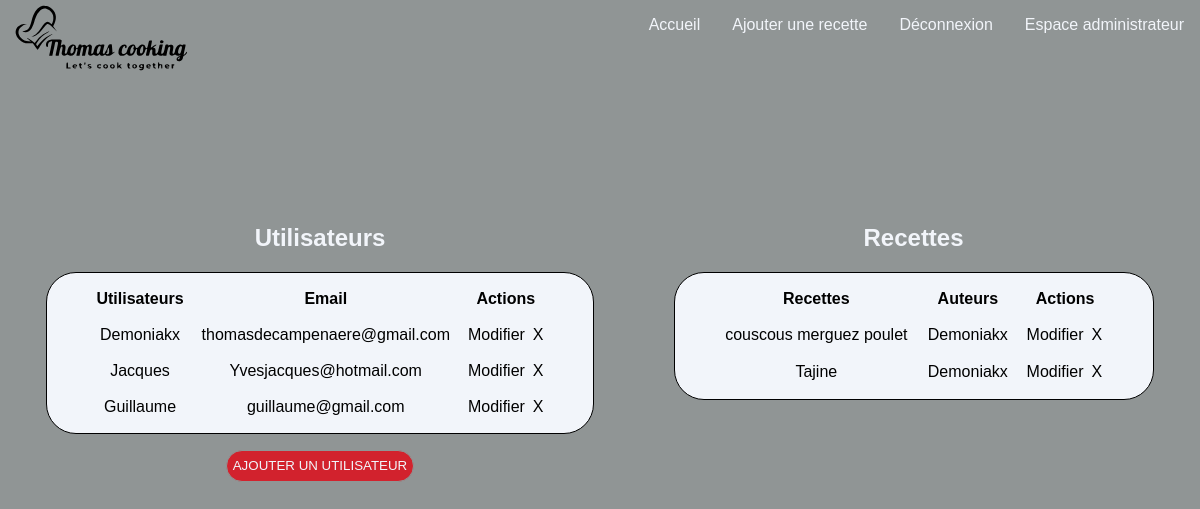
The page /vue/padmin.php (signed in) on the database as committed earlier.
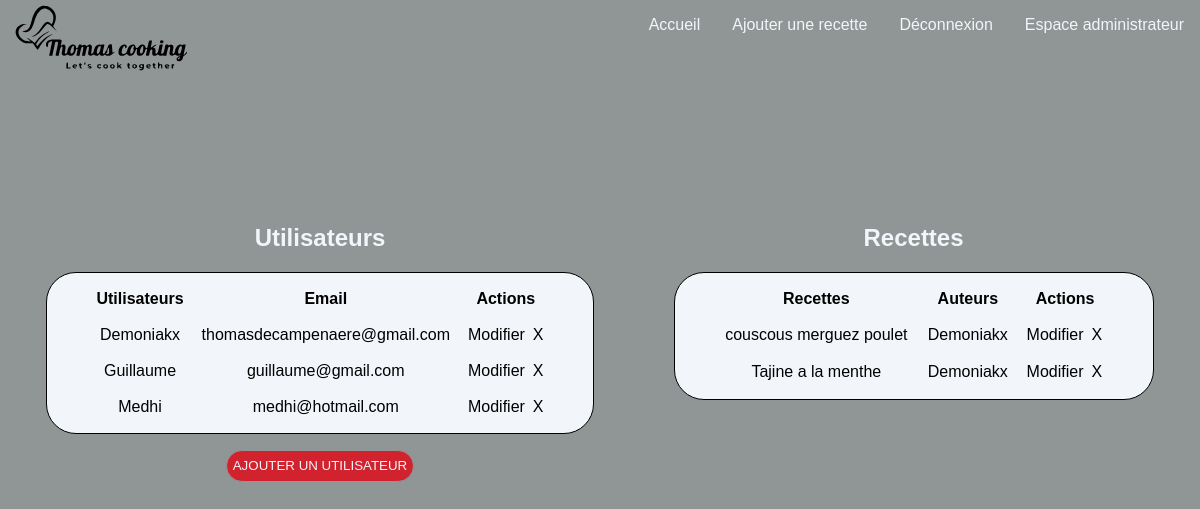
The same page on the database as committed later.
### tables this page shows
CREATE TABLE IF NOT EXISTS `users` (
  `id` int NOT NULL AUTO_INCREMENT,
  `email` varchar(50) NOT NULL,
  `username` varchar(50) NOT NULL,
  `lastname` varchar(50) NOT NULL,
  `firstname` varchar(50) NOT NULL,
  `password` varchar(255) NOT NULL,
  `role` tinyint(1) NOT NULL,
  `date_create` timestamp NOT NULL,
  `date_log` datetime NOT NULL,
  PRIMARY KEY (`id`),
  UNIQUE KEY `email` (`email`)
);

CREATE TABLE IF NOT EXISTS `recipes` (
  `ID` int NOT NULL AUTO_INCREMENT,
  `title` varchar(255) NOT NULL,
  `cookingtools` text NOT NULL,
  `ingredients` text NOT NULL,
  `person` int NOT NULL,
  `recipe` longtext NOT NULL,
  `author` varchar(50) NOT NULL,
  `date_create` date NOT NULL,
  `user_id` int NOT NULL,
  PRIMARY KEY (`ID`),
  KEY `user_id` (`user_id`)
);

### vue/padmin.php (the view, shortened to what this page needs)
<?php
    include('header.php');
?>
<div class="container gridadmin">
    <div>
        <div>
            <h2 class="center">Utilisateurs</h2>
                <table class="center board">
                    <thead><tr><th>Utilisateurs</th><th>Email</th><th>Actions</th></tr></thead>
                    <?php
                    global $bdd;
                    $reponse = $bdd->prepare("SELECT * FROM users");
                    $reponse->execute();
                    while ($donnees['user'] = $reponse->fetch()) {
                    ?>
                    <tr>
                        <td>
                            <div>
                                 <?php echo $donnees['user']['username']; ?>
                            </div>
                        </td>
                        <td>
                            <div class="emailadmin">
                                <?php echo $donnees['user']['email']; ?>
                            </div>
                        </td>
                        <td class="linkflex">
                            <a class="linkadmin" href="pmodifyuser.php?id=<?php echo $donnees['user']['id']?>">Modifier</a>
                            <a class="linkadmin" href="pdeleteuser.php?id=<?php echo $donnees['user']['id']?>">X</a>
                        </td>
                    </tr>
                    <?php
                    }
                    ?>
                </table>
                    <form class="center" method="POST" action="../controller/userController.php">
                        <input class="buttonadmin" type="submit" name="bAdduserlien" value="Ajouter un utilisateur">
                    </form>
        </div>
    </div>
    <div>
        <div>
            <h2 class="center">Recettes</h2>
            <table class="board center">
                <thead><tr><th>Recettes</th><th>Auteurs</th><th>Actions</th></tr></thead>
                <?php
                global $bdd;
                $reponse = $bdd->prepare("SELECT * FROM recipes");
                $reponse->execute();
                while ($recipe['recipe'] = $reponse->fetch()) {
                ?>
                <tr>
                    <td>
                        <?php echo $recipe['recipe']['title']; ?>
                    </td>
                    <td>
                        <?php echo $recipe['recipe']['author']; ?>
                    </td>
                    <td class="linkflex">
                        <a class="linkadmin" href="pmodifierrecette.php?id=<?php echo $recipe['recipe']['ID'] ?>">Modifier</a>
                        <a class="linkadmin" href="pdeleterecipe.php?id=<?php echo $recipe['recipe']['ID'] ?>">X</a>
                    </td>
                </tr>
                <?php
                }
                ?>
            </table>
        </div>
    </div>
</div>
<?php
    include('footer.php');
?>

### vue/header.php (shortened to what this page needs)
<!DOCTYPE html>
<html lang="en">
<head>
    <link rel="stylesheet" href="../asset/CSS/style.css">
    <link rel="stylesheet" href="../asset/CSS/mediaqueries.css">
</head>
<body>
    <header>
        <div>
            <img class='imgheader' src="../asset/Image/Thomas-cooking_1.svg" alt="">
        </div>
        <div>
            <nav>
                <ul class="liste">
                    <li><a href="paccueil.php">Accueil</a></li>
                    <?php
                        if(!isset($_SESSION['user'])){
                    ?>
                            <li><a href="pconnexion.php">Ajouter une recette</a></li>
                    <?php
                       }else{
                        ?>
                            <li><a href="pajoutrecette.php">Ajouter une recette</a></li>
                        <?php    }
                    ?>
                    <?php
                        if(!isset($_SESSION['user'])){
                            ?>
                            <li><a href="pconnexion.php">Connexion</a></li>
                            <?php
                        }else{
                            ?>
                            <li><a href="pdeconnect.php">Déconnexion</a></li>
                        <?php }
                        if(isset($_SESSION['user'])){
                            if($_SESSION['user']['role'] == '1'){
                                ?>
                                <li><a href="padmin.php">Espace administrateur</a></li>
                                <?php
                            }elseif($_SESSION['user']['role'] == "0"){
                                ?>
                                <li><a href="pmodificationdonneesuser.php">Espace utilisateur</a></li>
                                <?php
                            }
                        }else{
                            ?>
                            <li><a href="pconnexion.php">Espace utilisateur</a></li>
                            <?php
                        }
                    ?>
                </ul>
            </nav>
        </div>
    </header>

### asset/CSS/style.css (style rules this page uses)
body { background-color: #909595; font-family: 'Roboto+flex', sans-serif; font-size: 1rem; color: #F2F5FA; margin: 0; }
.container { display: grid; place-content: center; }
header { display: flex; justify-content: space-between; }
.imgheader { width: 200px; height: 200px; position: relative; top: -30%; }
.liste { display: flex; flex-direction: row; gap: 2rem; list-style: none; margin-right: 1rem; }
.liste a { text-decoration: none; color: #F2F5FA; }
.linkadmin { text-decoration: none; color: black; }
.gridadmin { display: grid; grid-template-columns: auto auto; column-gap: 5rem; }
.board { background-color: #F2F5FA; border-radius: 30px; border: 1px solid #000000; color: black; padding: 0rem 2rem; height: 8rem; width: 30rem; border-spacing: 1rem; }
.center { text-align: center; }
.buttonadmin { border-radius: 60px; border: 1px solid #909595; background: rgba(227, 6, 19, 80%); text-transform: uppercase; color: #F2F5FA; display: inline-block; width: auto; text-align: center; height: 2rem; margin-top: 1rem; }
.board tr td { width: fit-content; }
.linkflex { display: flex; justify-content: space-between; gap:0.5rem; }

Rows that differ between the two databases and show on the page:
removed users: username "Jacques", email "Yvesjacques@hotmail.com"
added users: username "Medhi", email "medhi@hotmail.com"
changed recipes: title "Tajine" → "Tajine a la menthe"
